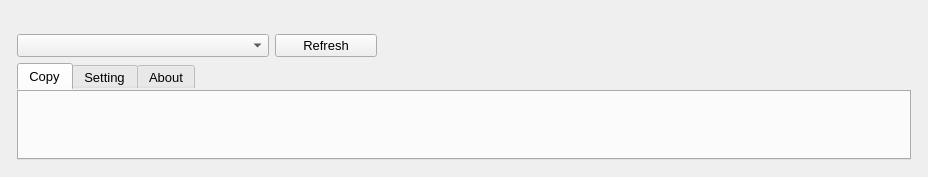
<?xml version="1.0" encoding="UTF-8"?>
<ui version="4.0">
 <class>MainWidget</class>
 <widget class="QWidget" name="MainWidget">
  <property name="geometry">
   <rect>
    <x>0</x>
    <y>0</y>
    <width>928</width>
    <height>177</height>
   </rect>
  </property>
  <property name="styleSheet">
   <string notr="true">QWidget{font:13px;}

#logo{
min-height:28;
max-height:28;

}
#refresh{min-width:100;
max-width:100;}
QComboBox{min-width:250px;max-width:250px}
QWidget #tab_3,#tab_4,#tab_5{
/*	background-color: rgb(239, 237, 234);
	background-color: rgb(67, 96, 137);*/
}
QTabWidget::tab-bar{alignment:center}
QTabWidget::pane{position:absolute;top:-0.5em}</string>
  </property>
  <layout class="QVBoxLayout" name="verticalLayout_2">
   <property name="leftMargin">
    <number>17</number>
   </property>
   <property name="topMargin">
    <number>0</number>
   </property>
   <property name="rightMargin">
    <number>17</number>
   </property>
   <property name="bottomMargin">
    <number>17</number>
   </property>
   <item>
    <layout class="QVBoxLayout" name="verticalLayout">
     <item>
      <layout class="QHBoxLayout" name="horizontalLayout">
       <item>
        <spacer name="horizontalSpacer">
         <property name="orientation">
          <enum>Qt::Horizontal</enum>
         </property>
         <property name="sizeHint" stdset="0">
          <size>
           <width>40</width>
           <height>20</height>
          </size>
         </property>
        </spacer>
       </item>
       <item>
        <widget class="QLabel" name="logo">
         <property name="pixmap">
          <pixmap resource="vop.qrc">:/images/LENOVO.png</pixmap>
         </property>
         <property name="scaledContents">
          <bool>true</bool>
         </property>
        </widget>
       </item>
      </layout>
     </item>
     <item>
      <layout class="QHBoxLayout" name="horizontalLayout_2">
       <item>
        <widget class="QComboBox" name="comboBox_deviceList"/>
       </item>
       <item>
        <widget class="QPushButton" name="refresh">
         <property name="text">
          <string>Refresh</string>
         </property>
        </widget>
       </item>
       <item>
        <spacer name="horizontalSpacer_2">
         <property name="orientation">
          <enum>Qt::Horizontal</enum>
         </property>
         <property name="sizeHint" stdset="0">
          <size>
           <width>40</width>
           <height>20</height>
          </size>
         </property>
        </spacer>
       </item>
      </layout>
     </item>
     <item>
      <widget class="QTabWidget" name="tabWidget">
       <property name="currentIndex">
        <number>0</number>
       </property>
       <widget class="QWidget" name="tab_3">
        <attribute name="title">
         <string>Copy</string>
        </attribute>
       </widget>
       <widget class="QWidget" name="tab_4">
        <attribute name="title">
         <string>Setting</string>
        </attribute>
       </widget>
       <widget class="QWidget" name="tab_5">
        <attribute name="title">
         <string>About</string>
        </attribute>
       </widget>
      </widget>
     </item>
    </layout>
   </item>
  </layout>
 </widget>
 <layoutdefault spacing="6" margin="11"/>
 <resources>
  <include location="vop.qrc"/>
 </resources>
 <connections/>
</ui>
